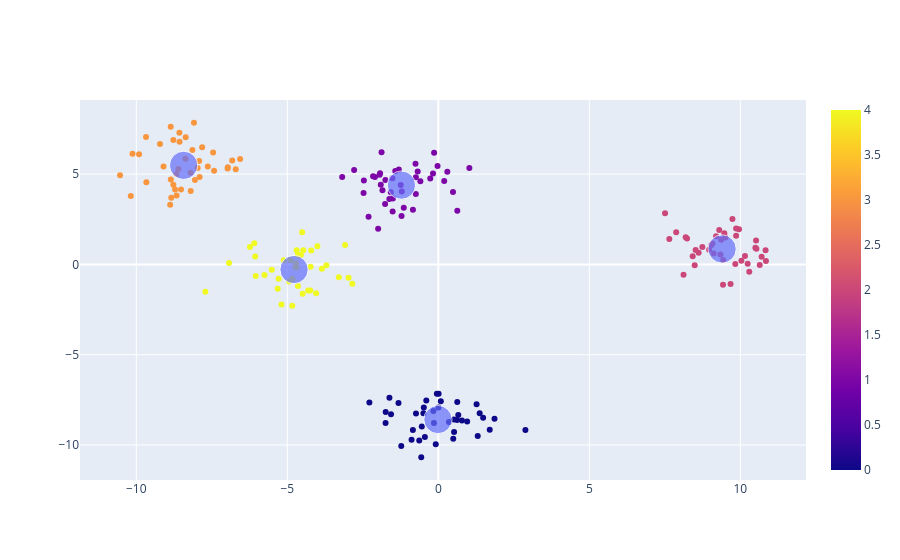

Here is the notebook cell this chart was saved with:
### Code cell
grafico1 = px.scatter(x=X_random[:,0], y=X_random[:,1], color=rotulos)
grafico2 = px.scatter(x=centroides[:,0], y=centroides[:,1], size=[5, 5, 5, 5, 5])
grafico3 = go.Figure(data=grafico1.data + grafico2.data)
grafico3.show()

### Figure 1 — Plotly figure (JSON) as saved in the notebook; plotly's stock layout.template omitted (floating-point values rounded to 4 significant figures; data arrays with more than 128 entries replaced by an {"elided": "..."} marker saying what was removed)
{"data": [{"hovertemplate": "x=%{x}<br>y=%{y}<br>color=%{marker.color}<extra></extra>", "legendgroup": "", "marker": {"color": {"elided": "200 int values"}, "coloraxis": "coloraxis", "symbol": "circle"}, "mode": "markers", "name": "", "orientation": "v", "showlegend": false, "type": "scatter", "x": {"elided": "200 float values"}, "xaxis": "x", "y": {"elided": "200 float values"}, "yaxis": "y"}, {"hovertemplate": "x=%{x}<br>y=%{y}<br>size=%{marker.size}<extra></extra>", "legendgroup": "", "marker": {"color": "#636efa", "size": [5, 5, 5, 5, 5], "sizemode": "area", "sizeref": 0.0125, "symbol": "circle"}, "mode": "markers", "name": "", "orientation": "v", "showlegend": false, "type": "scatter", "x": [-0.01203, -1.222, 9.396, -8.433, -4.777], "xaxis": "x", "y": [-8.591, 4.391, 0.8559, 5.487, -0.284], "yaxis": "y"}], "layout": {}}
